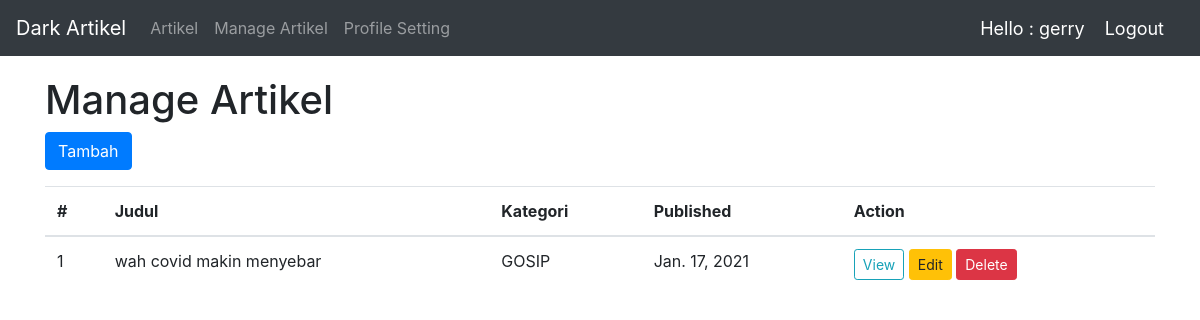
The app's page /penulis/manage/ (signed in) with its own data.
### artikel/models.py (models this page shows, shortened)
class Artikel(models.Model):
    judul = models.CharField(max_length=200,null=True)
    isi = models.TextField(null=True)
    KATEGORI_TYPE = (
        ('JURNAL','Jurnal'),
        ('GOSIP','Gosip'),
        ('TRAVELING','Traveling'),
    )
    kategori = models.CharField(null=True, blank=True, choices=KATEGORI_TYPE,max_length=200)
    penulis = models.ForeignKey(Penulis,null=True,on_delete=models.SET_NULL)
    slug = models.SlugField(blank=True, editable=False)
    published = models.DateTimeField(auto_now_add=True, null=True)
    updated = models.DateTimeField(auto_now=True, null=True)

### penulis/decorators.py (the view)
        def wrapper_func(request, *args, **kwargs):
            group = None
            if request.user.groups.exists():
                group = request.user.groups.all()[0].name
            if group in allowed_roles:
                return view_func(request, *args, **kwargs)
            else:
                return HttpResponse('<script>alert("You are not authorized in this page");</script>')

### penulis/views.py (called while the page is built)
@login_required(login_url='penulis:login')
@allowed_user(allowed_roles=['penulis'])
def artikelList(request):
    artikels = request.user.penulis.artikel_set.all().order_by('-published')
    context = {
        'artikel':artikels,
    }
    return render(request,'penulis/manage_artikel.html',context)

### penulis/templates/penulis/manage_artikel.html (shortened to what this page needs)
{% extends 'basepenulis.html' %}
{% load static %}
{% block content %}
    <h1>Manage Artikel</h1>
    <p>
        <button type="button" class="btn btn-primary js-create-artikel" data-url="{% url 'penulis:create_artikel' %}">Tambah</button>
    </p>
    <table class="table" id="artikel-table">
        <thead>
            <tr>
                <th>#</th>
                <th>Judul</th>
                <th>Kategori</th>
                <th>Published</th>
                <th>Action</th>
            </tr>
        </thead>
        <tbody>
            {% include 'penulis/manage_artikel_list.html' %}
        </tbody>
    </table>
{% endblock content %}

### templates/navbarpenulis.html (shortened to what this page needs)
<nav class="navbar navbar-expand-lg navbar-dark bg-dark">
    <a class="navbar-brand" href="#">Dark Artikel</a>
    <div class="collapse navbar-collapse" id="navbarNav">
      <ul class="navbar-nav">
          <li class="nav-item">
            <a class="nav-link" href="{% url 'penulis:home' %}">Artikel</a>
          </li>
        <li class="nav-item">
          <a class="nav-link" href="{% url 'penulis:manage' %}">Manage Artikel</a>
        </li>
        <li class="nav-item">
          <a class="nav-link" href="{% url 'penulis:profile_setting' %}">Profile Setting</a>
        </li>
      </ul>
    </div>
    <span class="hello-msg">Hello : {{request.user}}</span>
    <span><a href="{% url 'penulis:logout' %}" class="hello-msg">Logout</a></span>
  </nav>

### penulis/templates/penulis/manage_artikel_list.html
{% for dataartikel in artikel %}
    <tr>
        <td>{{forloop.counter}}</td>
        <td>{{dataartikel.judul}}</td>
        <td>{{dataartikel.kategori}}</td>
        <td>{{dataartikel.published|date}}</td>
        <td>
            <a class="btn btn-sm btn-outline-info" href="{% url 'penulis:detail_artikel' dataartikel.slug %}">View</a>
            <button type="button" class="btn btn-sm btn-warning js-update-artikel" data-url="{% url 'penulis:update_artikel' dataartikel.id %}">Edit</button>
            <button type="button" class="btn btn-sm btn-danger js-delete-artikel" data-url="{% url 'penulis:delete_artikel' dataartikel.id %}">Delete</button>
        </td>
    </tr>
{% empty %}
    <tr>
        <td colspan="5" class="text-center bg-warning">No Artikel</td>
    </tr>
{% endfor %}

### templates/navbarpenulis.html (style rules this page uses)
.hello-msg { font-size: 18px; color: #fff; margin-right: 20px; }

### records on screen
Artikel: judul "wah covid makin menyebar", kategori "GOSIP", published "Jan. 17, 2021"

### other values on screen
{{ request.user }} "gerry"
